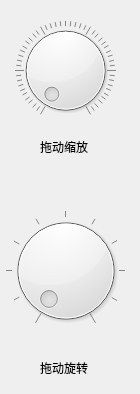
        <widget class="QWidget" name="page_3">
         <widget class="QLabel" name="label_24">
          <property name="geometry">
           <rect>
            <x>40</x>
            <y>350</y>
            <width>76</width>
            <height>35</height>
           </rect>
          </property>
          <property name="styleSheet">
           <string notr="true">font: 87 10pt &quot;Arial Black&quot;;
font: 75 10pt &quot;Microsoft YaHei UI&quot;;</string>
          </property>
          <property name="text">
           <string>拖动旋转</string>
          </property>
         </widget>
         <widget class="QDial" name="dial">
          <property name="geometry">
           <rect>
            <x>0</x>
            <y>210</y>
            <width>131</width>
            <height>121</height>
           </rect>
          </property>
          <property name="cursor">
           <cursorShape>ClosedHandCursor</cursorShape>
          </property>
          <property name="maximum">
           <number>10</number>
          </property>
          <property name="wrapping">
           <bool>false</bool>
          </property>
          <property name="notchTarget">
           <double>3.699999999999999</double>
          </property>
          <property name="notchesVisible">
           <bool>true</bool>
          </property>
         </widget>
         <widget class="QDial" name="dial_2">
          <property name="geometry">
           <rect>
            <x>0</x>
            <y>20</y>
            <width>131</width>
            <height>101</height>
           </rect>
          </property>
          <property name="cursor">
           <cursorShape>ClosedHandCursor</cursorShape>
          </property>
          <property name="styleSheet">
           <string notr="true">border-image: url(:/images/109.jpg);</string>
          </property>
          <property name="maximum">
           <number>50</number>
          </property>
          <property name="orientation">
           <enum>Qt::Horizontal</enum>
          </property>
          <property name="invertedAppearance">
           <bool>false</bool>
          </property>
          <property name="invertedControls">
           <bool>false</bool>
          </property>
          <property name="wrapping">
           <bool>false</bool>
          </property>
          <property name="notchTarget">
           <double>1.699999999999999</double>
          </property>
          <property name="notchesVisible">
           <bool>true</bool>
          </property>
         </widget>
         <widget class="QLabel" name="label_20">
          <property name="geometry">
           <rect>
            <x>40</x>
            <y>130</y>
            <width>81</width>
            <height>34</height>
           </rect>
          </property>
          <property name="styleSheet">
           <string notr="true">font: 87 10pt &quot;Arial Black&quot;;
font: 75 10pt &quot;Microsoft YaHei UI&quot;;</string>
          </property>
          <property name="text">
           <string>拖动缩放</string>
          </property>
         </widget>
        </widget>
